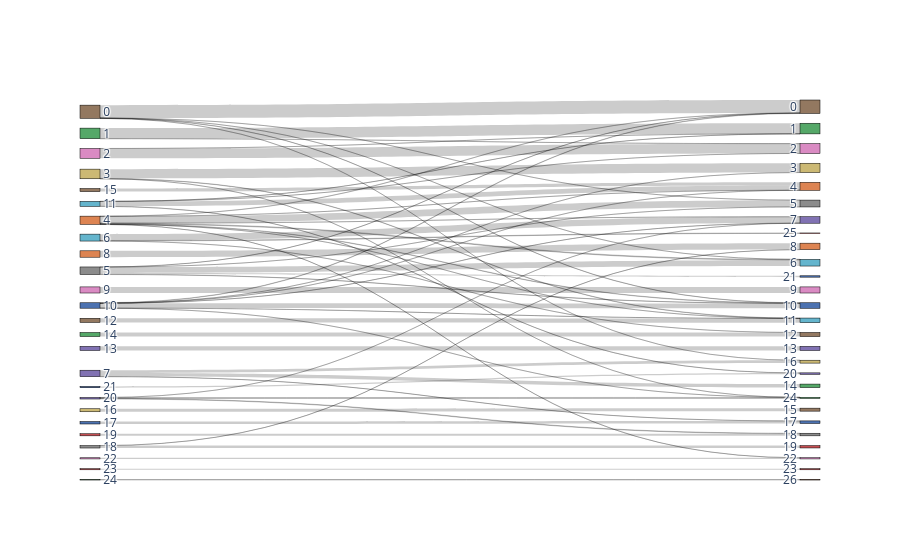
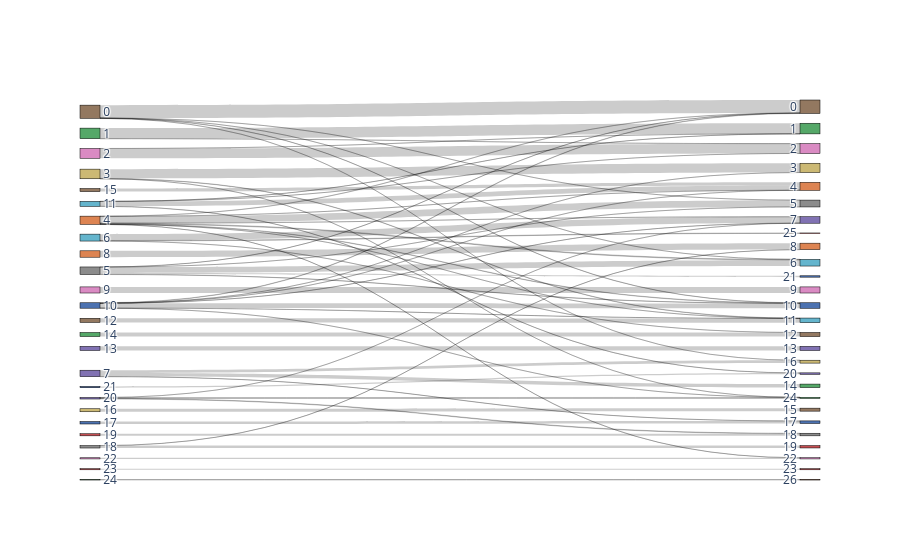

These figures' notebook cell, in order:
### Code cell
bc.tl.report(adata_pred=adata_std, celltype='leiden_new', method='hvg_selection_before_regress_out', analysis_name='standard_workflow_besca2.0',
                        test_dataset='adata_std', name_prediction='leiden', name_report='compare_leiden', use_raw=False,
                        remove_nonshared=False, clustering='leiden', asymmetric_matrix=True, delimiter='\t', verbose=True)

### Figure 1 — Plotly figure (JSON) as saved in the notebook; plotly's stock layout.template omitted (floating-point values rounded to 4 significant figures)
{"data": [{"link": {"source": [4, 4, 4, 4, 4, 4, 4, 4, 6, 6, 6, 21, 15, 11, 11, 11, 11, 1, 1, 7, 7, 7, 9, 8, 5, 5, 5, 5, 5, 0, 0, 0, 0, 0, 2, 2, 16, 23, 3, 3, 3, 22, 13, 14, 18, 18, 10, 10, 10, 10, 10, 10, 10, 17, 20, 20, 20, 24, 12, 19], "target": [30, 32, 29, 31, 25, 47, 36, 35, 32, 50, 37, 45, 29, 45, 29, 26, 27, 26, 27, 39, 41, 42, 34, 33, 30, 31, 25, 35, 46, 30, 31, 25, 41, 35, 26, 27, 40, 48, 28, 36, 49, 47, 38, 37, 33, 44, 32, 29, 25, 28, 36, 49, 35, 42, 32, 49, 43, 51, 36, 43], "value": [133, 1, 1, 14, 4, 1, 1, 7, 125, 9, 2, 26, 61, 3, 94, 1, 1, 207, 1, 69, 56, 2, 120, 126, 1, 116, 1, 4, 27, 1, 1, 253, 1, 4, 1, 192, 59, 22, 182, 6, 1, 23, 81, 80, 1, 47, 1, 2, 7, 1, 1, 1, 94, 49, 1, 19, 10, 9, 83, 41]}, "node": {"color": ["#937860", "#55a868", "#da8bc3", "#ccb974", "#dd8452", "#8c8c8c", "#64b5cd", "#8172b3", "#dd8452", "#da8bc3", "#4c72b0", "#64b5cd", "#937860", "#8172b3", "#55a868", "#937860", "#ccb974", "#4c72b0", "#8c8c8c", "#c44e52", "#8172b3", "#4c72b0", "#da8bc3", "#c44e52", "#55a868", "#937860", "#55a868", "#da8bc3", "#ccb974", "#dd8452", "#8c8c8c", "#64b5cd", "#8172b3", "#dd8452", "#da8bc3", "#4c72b0", "#64b5cd", "#937860", "#8172b3", "#55a868", "#937860", "#ccb974", "#4c72b0", "#8c8c8c", "#c44e52", "#8172b3", "#4c72b0", "#da8bc3", "#c44e52", "#55a868", "#c44e52", "#dd8452"], "label": ["0", "1", "2", "3", "4", "5", "6", "7", "8", "9", "10", "11", "12", "13", "14", "15", "16", "17", "18", "19", "20", "21", "22", "23", "24", "0", "1", "2", "3", "4", "5", "6", "7", "8", "9", "10", "11", "12", "13", "14", "15", "16", "17", "18", "19", "20", "21", "22", "23", "24", "25", "26"], "line": {"color": "black", "width": 0.5}, "pad": 15, "thickness": 20}, "type": "sankey"}], "layout": {}}

### Figure 2 — Plotly figure (JSON) as saved in the notebook; plotly's stock layout.template omitted (floating-point values rounded to 4 significant figures)
{"data": [{"link": {"source": [4, 4, 4, 4, 4, 4, 4, 4, 6, 6, 6, 21, 15, 11, 11, 11, 11, 1, 1, 7, 7, 7, 9, 8, 5, 5, 5, 5, 5, 0, 0, 0, 0, 0, 2, 2, 16, 23, 3, 3, 3, 22, 13, 14, 18, 18, 10, 10, 10, 10, 10, 10, 10, 17, 20, 20, 20, 24, 12, 19], "target": [30, 32, 29, 31, 25, 47, 36, 35, 32, 50, 37, 45, 29, 45, 29, 26, 27, 26, 27, 39, 41, 42, 34, 33, 30, 31, 25, 35, 46, 30, 31, 25, 41, 35, 26, 27, 40, 48, 28, 36, 49, 47, 38, 37, 33, 44, 32, 29, 25, 28, 36, 49, 35, 42, 32, 49, 43, 51, 36, 43], "value": [133, 1, 1, 14, 4, 1, 1, 7, 125, 9, 2, 26, 61, 3, 94, 1, 1, 207, 1, 69, 56, 2, 120, 126, 1, 116, 1, 4, 27, 1, 1, 253, 1, 4, 1, 192, 59, 22, 182, 6, 1, 23, 81, 80, 1, 47, 1, 2, 7, 1, 1, 1, 94, 49, 1, 19, 10, 9, 83, 41]}, "node": {"color": ["#937860", "#55a868", "#da8bc3", "#ccb974", "#dd8452", "#8c8c8c", "#64b5cd", "#8172b3", "#dd8452", "#da8bc3", "#4c72b0", "#64b5cd", "#937860", "#8172b3", "#55a868", "#937860", "#ccb974", "#4c72b0", "#8c8c8c", "#c44e52", "#8172b3", "#4c72b0", "#da8bc3", "#c44e52", "#55a868", "#937860", "#55a868", "#da8bc3", "#ccb974", "#dd8452", "#8c8c8c", "#64b5cd", "#8172b3", "#dd8452", "#da8bc3", "#4c72b0", "#64b5cd", "#937860", "#8172b3", "#55a868", "#937860", "#ccb974", "#4c72b0", "#8c8c8c", "#c44e52", "#8172b3", "#4c72b0", "#da8bc3", "#c44e52", "#55a868", "#c44e52", "#dd8452"], "label": ["0", "1", "2", "3", "4", "5", "6", "7", "8", "9", "10", "11", "12", "13", "14", "15", "16", "17", "18", "19", "20", "21", "22", "23", "24", "0", "1", "2", "3", "4", "5", "6", "7", "8", "9", "10", "11", "12", "13", "14", "15", "16", "17", "18", "19", "20", "21", "22", "23", "24", "25", "26"], "line": {"color": "black", "width": 0.5}, "pad": 15, "thickness": 20}, "type": "sankey"}], "layout": {}}
